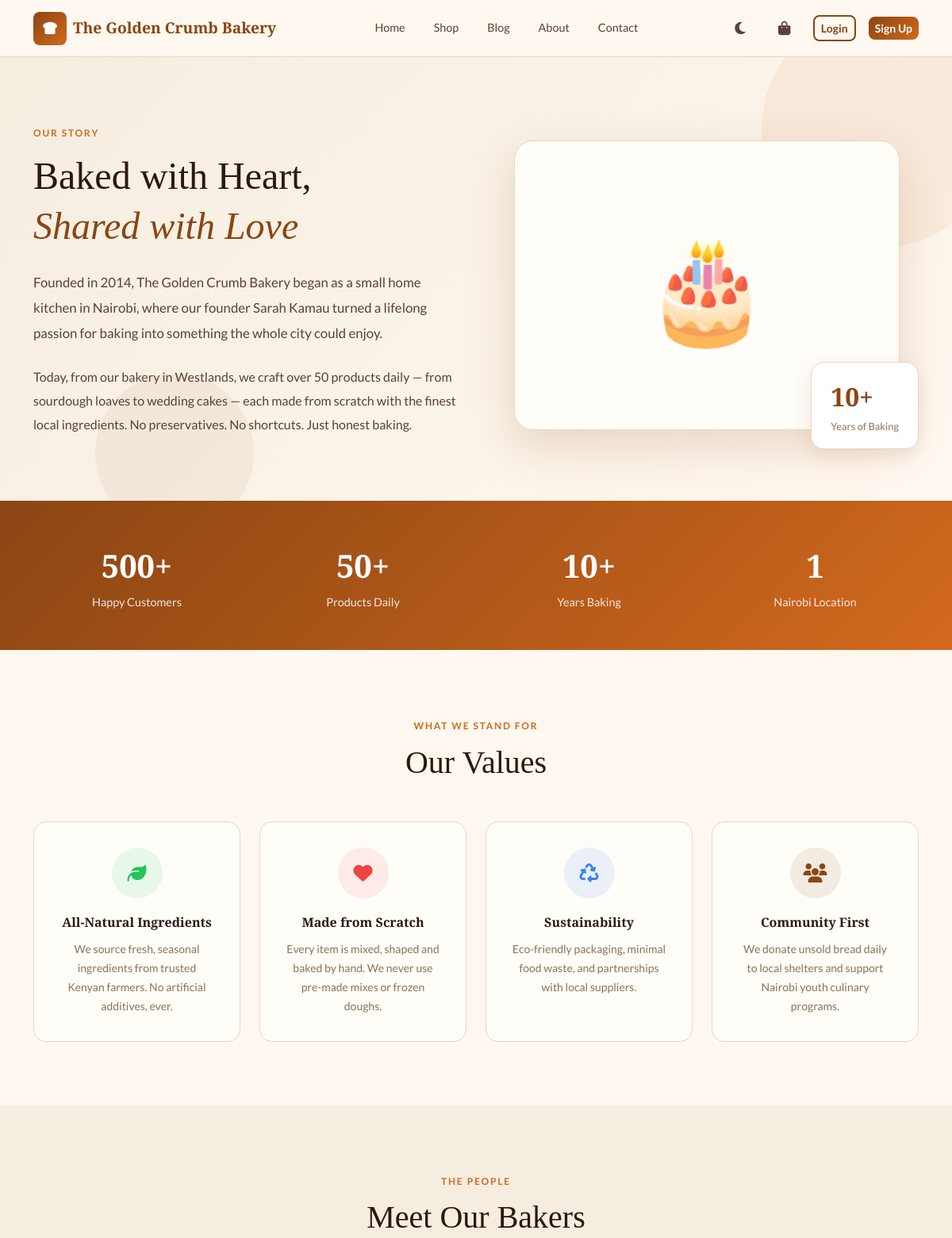
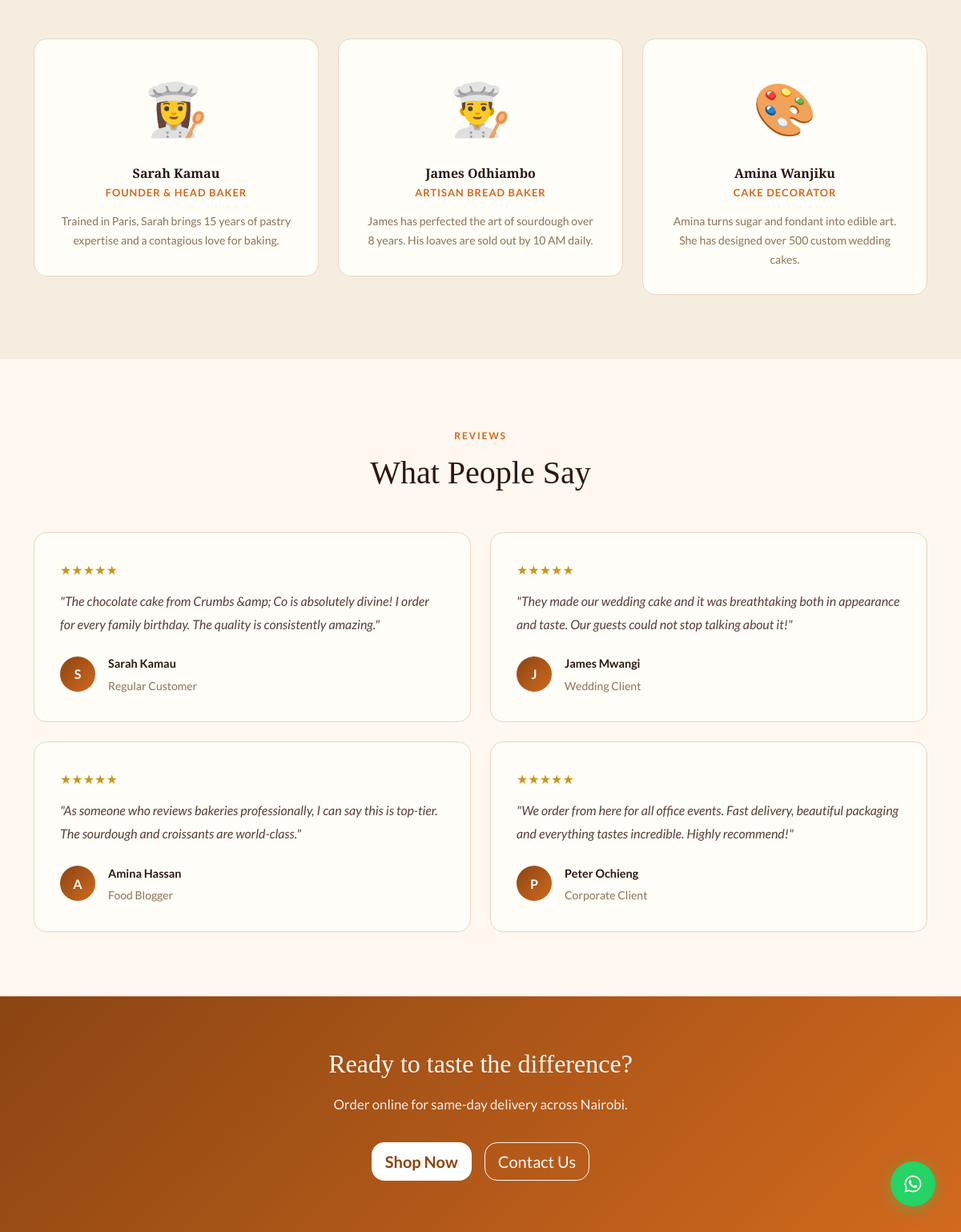
The app's page /pages/about.php with its own data (2 pictures, top to bottom).
### tables this page shows
CREATE TABLE `testimonials` (
  `id` int(10) UNSIGNED NOT NULL,
  `name` varchar(100) NOT NULL,
  `role` varchar(100) DEFAULT NULL,
  `avatar` varchar(255) DEFAULT NULL,
  `content` text NOT NULL,
  `rating` tinyint(4) DEFAULT 5,
  `status` tinyint(1) DEFAULT 1,
  `sort_order` int(11) DEFAULT 0,
  `created_at` timestamp NOT NULL DEFAULT current_timestamp()
);

### config/database.php (called while the page is built, shortened)
<?php
class Database {
    private static ?PDO $instance = null;
    public static function getConnection(): PDO {
        if (self::$instance === null) {
            $dsn = "mysql:host=" . DB_HOST . ";dbname=" . DB_NAME . ";charset=" . DB_CHARSET;
            $options = [
                PDO::ATTR_ERRMODE            => PDO::ERRMODE_EXCEPTION,
                PDO::ATTR_DEFAULT_FETCH_MODE => PDO::FETCH_ASSOC,
                PDO::ATTR_EMULATE_PREPARES   => false,
                PDO::MYSQL_ATTR_INIT_COMMAND => "SET NAMES utf8mb4 COLLATE utf8mb4_unicode_ci"
            ];
            try {
                self::$instance = new PDO($dsn, DB_USER, DB_PASS, $options);
            } catch (PDOException $e) {
                if (APP_ENV === 'development') {
                    die("Database connection failed: " . $e->getMessage());
                } else {
                    die("Service temporarily unavailable. Please try again later.");
                }
            }
        }
        return self::$instance;
    }
}
function db(): PDO {
    return Database::getConnection();
}

### includes/functions.php (called while the page is built, shortened)
<?php
function getSetting(string $key, string $default = ''): string {
    static $settings = [];
    if (empty($settings)) {
        try {
            $stmt = db()->query("SELECT `key`, `value` FROM settings");
            $settings = $stmt->fetchAll(PDO::FETCH_KEY_PAIR);
        } catch (Exception $e) {
            return $default;
        }
    }
    return $settings[$key] ?? $default;
}

### includes/bootstrap.php (called while the page is built, shortened)
<?php
require_once __DIR__ . '/../config/database.php';
require_once __DIR__ . '/../includes/functions.php';
if (!isAdminLoggedIn() && getSetting('maintenance_mode') === '1') {
    if (!str_contains($_SERVER['REQUEST_URI'], '/admin')) {
        include __DIR__ . '/../templates/maintenance.php';
        exit;
    }
}

### pages/about.php (the view, shortened to what this page needs)
<?php
require_once __DIR__ . '/../includes/bootstrap.php';
$wa           = getSetting('whatsapp_number', '');
$testimonials = db()->query("SELECT * FROM testimonials WHERE status=1 ORDER BY sort_order LIMIT 4")->fetchAll();
?>
<!DOCTYPE html>
<html lang="en">
<head>
<link href="https://cdn.jsdelivr.net/npm/bootstrap@5.3.2/dist/css/bootstrap.min.css" rel="stylesheet">
<link href="https://cdnjs.cloudflare.com/ajax/libs/font-awesome/6.5.0/css/all.min.css" rel="stylesheet">
<link href="https://cdnjs.cloudflare.com/ajax/libs/aos/2.3.4/aos.css" rel="stylesheet">
<link href="<?= APP_URL ?>/assets/css/style.css" rel="stylesheet">
</head>
<body data-theme="light">
<?php include __DIR__ . '/../includes/navbar.php'; ?>
<div style="padding-top:var(--navbar-height)">
  <section style="background:linear-gradient(135deg,var(--cream-dark) 0%,var(--cream) 100%);padding:5rem 0 4rem;position:relative;overflow:hidden">
    <div style="position:absolute;bottom:-40px;left:10%;width:200px;height:200px;border-radius:50%;background:rgba(139,69,19,.06)"></div>
    <div class="container position-relative" style="z-index:1">
      <div class="row align-items-center g-5">
        <div class="col-lg-6" data-aos="fade-right">
          <span style="font-size:.75rem;text-transform:uppercase;letter-spacing:.15em;color:var(--accent);font-weight:700">Our Story</span>
          <h1 style="font-family:var(--font-display);font-size:clamp(2.2rem,4vw,3.5rem);margin:.75rem 0 1.5rem">Baked with Heart,<br><em style="color:var(--primary)">Shared with Love</em></h1>
          <p style="font-size:1.05rem;color:var(--text-medium);line-height:1.9;margin-bottom:1.5rem">
            Founded in 2014, <?= htmlspecialchars($siteName) ?> began as a small home kitchen in Nairobi, where our founder Sarah Kamau turned a lifelong passion for baking into something the whole city could enjoy.
          </p>
          <p style="color:var(--text-medium);line-height:1.9">
            Today, from our bakery in Westlands, we craft over 50 products daily — from sourdough loaves to wedding cakes — each made from scratch with the finest local ingredients. No preservatives. No shortcuts. Just honest baking.
          </p>
        </div>
        <div class="col-lg-6" data-aos="fade-left">
          <div style="position:relative;padding:1.5rem">
            <div style="background:var(--warm-white);border:1px solid var(--border);border-radius:var(--radius-lg);aspect-ratio:4/3;display:flex;align-items:center;justify-content:center;font-size:8rem;color:var(--accent);box-shadow:var(--shadow-lg)">🎂</div>
            <div style="position:absolute;bottom:0;right:0;background:white;border-radius:var(--radius);padding:1rem 1.5rem;box-shadow:var(--shadow);border:1px solid var(--border)">
              <div style="font-family:var(--font-display);font-size:2rem;font-weight:700;color:var(--primary)">10+</div>
              <div style="font-size:.8rem;color:var(--text-light)">Years of Baking</div>
            </div>
          </div>
        </div>
      </div>
    </div>
  </section>
  <section style="background:linear-gradient(135deg,var(--primary),var(--accent));padding:3rem 0" data-aos="fade-up">
    <div class="container">
      <div class="row g-4 text-center text-white">
        <?php foreach ([['500+','Happy Customers'],['50+','Products Daily'],['10+','Years Baking'],['1','Nairobi Location']] as $stat): ?>
        <div class="col-6 col-md-3">
          <div style="font-family:var(--font-display);font-size:2.5rem;font-weight:700"><?= $stat[0] ?></div>
          <div style="opacity:.85;font-size:.9rem"><?= $stat[1] ?></div>
        </div>
        <?php endforeach; ?>
      </div>
    </div>
  </section>
  <section style="padding:5rem 0" data-aos="fade-up">
    <div class="container">
      <div class="text-center mb-5">
        <span style="font-size:.75rem;text-transform:uppercase;letter-spacing:.15em;color:var(--accent);font-weight:700">What We Stand For</span>
        <h2 style="font-family:var(--font-display);font-size:2.5rem;margin-top:.5rem">Our Values</h2>
      </div>
      <div class="row g-4">
        <?php
        $values = [
          ['icon'=>'leaf','color'=>'#22c55e','bg'=>'rgba(34,197,94,.1)','title'=>'All-Natural Ingredients','desc'=>'We source fresh, seasonal ingredients from trusted Kenyan farmers. No artificial additives, ever.'],
          ['icon'=>'heart','color'=>'#ef4444','bg'=>'rgba(239,68,68,.1)','title'=>'Made from Scratch','desc'=>'Every item is mixed, shaped and baked by hand. We never use pre-made mixes or frozen doughs.'],
          ['icon'=>'recycle','color'=>'#3b82f6','bg'=>'rgba(59,130,246,.1)','title'=>'Sustainability','desc'=>'Eco-friendly packaging, minimal food waste, and partnerships with local suppliers.'],
          ['icon'=>'users','color'=>'var(--primary)','bg'=>'rgba(139,69,19,.1)','title'=>'Community First','desc'=>'We donate unsold bread daily to local shelters and support Nairobi youth culinary programs.'],
        ];
        foreach ($values as $i => $v): ?>
        <div class="col-md-6 col-lg-3" data-aos="zoom-in" data-aos-delay="<?= $i*100 ?>">
          <div style="background:var(--warm-white);border:1px solid var(--border);border-radius:var(--radius);padding:2rem;text-align:center;height:100%;transition:all .3s" class="h-100">
            <div style="width:64px;height:64px;background:<?= $v['bg'] ?>;border-radius:50%;display:flex;align-items:center;justify-content:center;margin:0 auto 1.25rem;font-size:1.5rem">
              <i class="fas fa-<?= $v['icon'] ?>" style="color:<?= $v['color'] ?>"></i>
            </div>
            <h6 style="font-family:var(--font-display);font-weight:700;margin-bottom:.75rem"><?= $v['title'] ?></h6>
            <p style="font-size:.875rem;color:var(--text-light);margin:0;line-height:1.7"><?= $v['desc'] ?></p>
          </div>
        </div>
        <?php endforeach; ?>
      </div>
    </div>
  </section>
  <section style="padding:5rem 0;background:var(--cream-dark)" data-aos="fade-up">
    <div class="container">
      <div class="text-center mb-5">
        <span style="font-size:.75rem;text-transform:uppercase;letter-spacing:.15em;color:var(--accent);font-weight:700">The People</span>
        <h2 style="font-family:var(--font-display);font-size:2.5rem;margin-top:.5rem">Meet Our Bakers</h2>
      </div>
      <div class="row g-4 justify-content-center">
        <?php
        $team = [
          ['name'=>'Sarah Kamau','role'=>'Founder & Head Baker','emoji'=>'👩‍🍳','desc'=>'Trained in Paris, Sarah brings 15 years of pastry expertise and a contagious love for baking.'],
          ['name'=>'James Odhiambo','role'=>'Artisan Bread Baker','emoji'=>'👨‍🍳','desc'=>'James has perfected the art of sourdough over 8 years. His loaves are sold out by 10 AM daily.'],
          ['name'=>'Amina Wanjiku','role'=>'Cake Decorator','emoji'=>'🎨','desc'=>'Amina turns sugar and fondant into edible art. She has designed over 500 custom wedding cakes.'],
        ];
        foreach ($team as $i => $member): ?>
        <div class="col-md-4" data-aos="fade-up" data-aos-delay="<?= $i*100 ?>">
          <div style="background:var(--warm-white);border:1px solid var(--border);border-radius:var(--radius);padding:2rem;text-align:center">
            <div style="font-size:4rem;margin-bottom:1rem"><?= $member['emoji'] ?></div>
            <h6 style="font-family:var(--font-display);font-weight:700;margin-bottom:.25rem"><?= $member['name'] ?></h6>
            <div style="font-size:.8rem;color:var(--accent);font-weight:700;text-transform:uppercase;letter-spacing:.08em;margin-bottom:.75rem"><?= $member['role'] ?></div>
            <p style="font-size:.875rem;color:var(--text-light);margin:0;line-height:1.7"><?= $member['desc'] ?></p>
          </div>
        </div>
        <?php endforeach; ?>
      </div>
    </div>
  </section>
  <?php if (!empty($testimonials)): ?>
  <section style="padding:5rem 0" data-aos="fade-up">
    <div class="container">
      <div class="text-center mb-5">
        <span style="font-size:.75rem;text-transform:uppercase;letter-spacing:.15em;color:var(--accent);font-weight:700">Reviews</span>
        <h2 style="font-family:var(--font-display);font-size:2.5rem;margin-top:.5rem">What People Say</h2>
      </div>
      <div class="row g-4">
        <?php foreach ($testimonials as $t): ?>
        <div class="col-md-6">
          <div style="background:var(--warm-white);border:1px solid var(--border);border-radius:var(--radius);padding:2rem">
            <div style="color:var(--gold);margin-bottom:.75rem;font-size:1rem"><?= str_repeat('★',(int)$t['rating']) ?></div>
            <p style="font-style:italic;color:var(--text-medium);margin-bottom:1.25rem;line-height:1.8">"<?= htmlspecialchars($t['content']) ?>"</p>
            <div class="d-flex align-items-center gap-3">
              <div style="width:44px;height:44px;border-radius:50%;background:linear-gradient(135deg,var(--primary),var(--accent));display:flex;align-items:center;justify-content:center;color:white;font-weight:700;flex-shrink:0"><?= strtoupper(substr($t['name'],0,1)) ?></div>
              <div><strong style="font-size:.9rem"><?= htmlspecialchars($t['name']) ?></strong><?php if ($t['role']): ?><br><small style="color:var(--text-light)"><?= htmlspecialchars($t['role']) ?></small><?php endif; ?></div>
            </div>
          </div>
        </div>
        <?php endforeach; ?>
      </div>
    </div>
  </section>
  <?php endif; ?>
  <section style="padding:4rem 0;background:linear-gradient(135deg,var(--primary),var(--accent))" data-aos="fade-up">
    <div class="container text-center text-white">
      <h2 style="font-family:var(--font-display);color:white;margin-bottom:1rem">Ready to taste the difference?</h2>
      <p style="opacity:.9;margin-bottom:2rem;font-size:1.05rem">Order online for same-day delivery across Nairobi.</p>
      <div class="d-flex gap-3 justify-content-center flex-wrap">
        <a href="<?= APP_URL ?>/pages/shop.php" class="btn btn-lg" style="background:white;color:var(--primary);font-weight:700;border-radius:var(--radius)">Shop Now</a>
        <a href="<?= APP_URL ?>/pages/contact.php" class="btn btn-lg btn-outline-light" style="border-radius:var(--radius)">Contact Us</a>
      </div>
    </div>
  </section>
</div>
<?php if ($wa): ?><a href="https://wa.me/<?= preg_replace('/[^0-9]/','',$wa) ?>" class="whatsapp-float" target="_blank"><i class="fab fa-whatsapp"></i></a><?php endif; ?>
</body></html>

### assets/css/style.css (style rules this page uses)
:root { --primary: #8B4513; --primary-dark: #6B3410; --accent: #D2691E; --accent-light: #E8945A; --gold: #C8961E; --cream: #FFF8F0; --cream-dark: #F5EDE0; --warm-white: #FFFDF8; --text-dark: #2C1810; --text-medium: #5A4035; --text-light: #8B7355; --border: #E8D5C0; --shadow-sm: 0 2px 8px rgba(139,69,19,0.08); --shadow: 0 8px 24px rgba(139,69,19,0.12); --shadow-lg: 0 20px 60px rgba(139,69,19,0.18); --radius-sm: 8px; --radius: 16px; --radius-lg: 24px; --transition: 0.3s cubic-bezier(0.4,0,0.2,1); --navbar-height: 72px; --font-display: 'Playfair Display', serif; --font-body: 'Lato', sans-serif; }
*,*::before,*::after { box-sizing:border-box }
html { scroll-behavior:smooth }
body { font-family:var(--font-body);color:var(--text-dark);background:var(--cream);line-height:1.7;overflow-x:hidden;transition:background var(--transition),color var(--transition) }
h1,h2,h3,h4,h5,h6 { font-family:var(--font-display);color:var(--text-dark);line-height:1.3 }
a { color:var(--primary);text-decoration:none;transition:color var(--transition) }
.whatsapp-float { position:fixed;bottom:2rem;right:2rem;width:56px;height:56px;background:#25d366;border-radius:50%;display:flex;align-items:center;justify-content:center;color:white;font-size:1.5rem;box-shadow:0 4px 20px rgba(37,211,102,0.4);z-index:999;transition:all var(--transition);animation:pulse-green 3s infinite }

### records on screen
testimonials: rating "★★★★★", content "The chocolate cake from Crumbs &amp; Co is absolutely divine! I order for every family birthday. The quality is consistently amazing.", name "S", name "Sarah Kamau", role "Regular Customer"
testimonials: rating "★★★★★", content "They made our wedding cake and it was breathtaking both in appearance and taste. Our guests could not stop talking about it!", name "J", name "James Mwangi", role "Wedding Client"
testimonials: rating "★★★★★", content "As someone who reviews bakeries professionally, I can say this is top-tier. The sourdough and croissants are world-class.", name "A", name "Amina Hassan", role "Food Blogger"
testimonials: rating "★★★★★", content "We order from here for all office events. Fast delivery, beautiful packaging and everything tastes incredible. Highly recommend!", name "P", name "Peter Ochieng", role "Corporate Client"

### other values on screen
$siteName "The Golden Crumb Bakery"
$stat[0] "500+"
$stat[1] "Happy Customers"
$stat[0] "50+"
$stat[1] "Products Daily"
$stat[0] "10+"
$stat[1] "Years Baking"
$stat[0] "1"
$stat[1] "Nairobi Location"
$v['title'] "All-Natural Ingredients"
$v['desc'] "We source fresh, seasonal ingredients from trusted Kenyan farmers. No artificial additives, ever."
$v['title'] "Made from Scratch"
$v['desc'] "Every item is mixed, shaped and baked by hand. We never use pre-made mixes or frozen doughs."
$v['title'] "Sustainability"
$v['desc'] "Eco-friendly packaging, minimal food waste, and partnerships with local suppliers."
